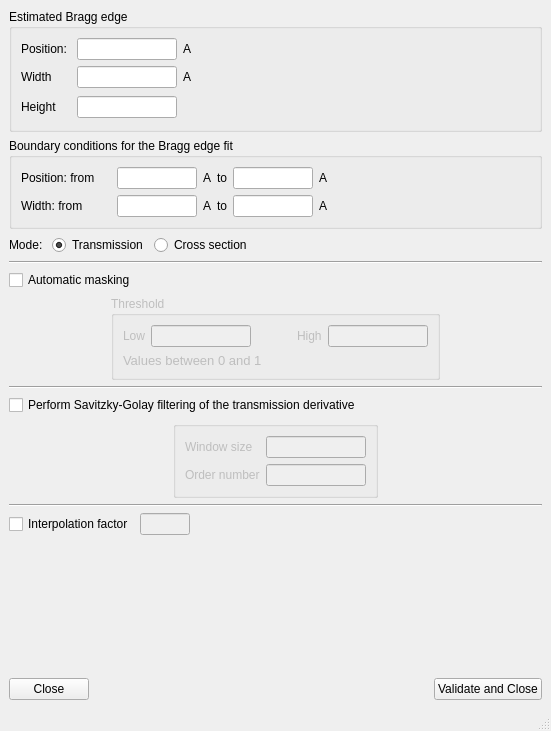
<?xml version="1.0" encoding="UTF-8"?>
<ui version="4.0">
 <class>MainWindow</class>
 <widget class="QMainWindow" name="MainWindow">
  <property name="geometry">
   <rect>
    <x>0</x>
    <y>0</y>
    <width>551</width>
    <height>731</height>
   </rect>
  </property>
  <property name="windowTitle">
   <string>MainWindow</string>
  </property>
  <widget class="QWidget" name="centralwidget">
   <layout class="QVBoxLayout" name="verticalLayout_4">
    <item>
     <widget class="QGroupBox" name="groupBox_2">
      <property name="title">
       <string>Estimated Bragg edge</string>
      </property>
      <layout class="QGridLayout" name="gridLayout_2">
       <item row="0" column="0">
        <widget class="QLabel" name="label_15">
         <property name="text">
          <string>Position: </string>
         </property>
        </widget>
       </item>
       <item row="0" column="1">
        <widget class="QLineEdit" name="estimated_bragg_edge_position_lineEdit">
         <property name="minimumSize">
          <size>
           <width>100</width>
           <height>0</height>
          </size>
         </property>
         <property name="maximumSize">
          <size>
           <width>100</width>
           <height>16777215</height>
          </size>
         </property>
        </widget>
       </item>
       <item row="0" column="2">
        <widget class="QLabel" name="position_label">
         <property name="text">
          <string>A</string>
         </property>
        </widget>
       </item>
       <item row="0" column="3">
        <spacer name="horizontalSpacer_11">
         <property name="orientation">
          <enum>Qt::Horizontal</enum>
         </property>
         <property name="sizeHint" stdset="0">
          <size>
           <width>126</width>
           <height>20</height>
          </size>
         </property>
        </spacer>
       </item>
       <item row="1" column="0">
        <widget class="QLabel" name="label_17">
         <property name="text">
          <string>Width</string>
         </property>
        </widget>
       </item>
       <item row="1" column="1">
        <widget class="QLineEdit" name="estimated_bragg_edge_width_lineEdit">
         <property name="minimumSize">
          <size>
           <width>100</width>
           <height>0</height>
          </size>
         </property>
         <property name="maximumSize">
          <size>
           <width>100</width>
           <height>16777215</height>
          </size>
         </property>
        </widget>
       </item>
       <item row="1" column="2">
        <widget class="QLabel" name="width_label">
         <property name="text">
          <string>A</string>
         </property>
        </widget>
       </item>
       <item row="1" column="3" rowspan="2">
        <spacer name="horizontalSpacer_12">
         <property name="orientation">
          <enum>Qt::Horizontal</enum>
         </property>
         <property name="sizeHint" stdset="0">
          <size>
           <width>126</width>
           <height>20</height>
          </size>
         </property>
        </spacer>
       </item>
       <item row="2" column="0" rowspan="2">
        <widget class="QLabel" name="label_19">
         <property name="text">
          <string>Height</string>
         </property>
        </widget>
       </item>
       <item row="2" column="1" rowspan="2">
        <widget class="QLineEdit" name="estimated_bragg_edge_height_lineEdit">
         <property name="minimumSize">
          <size>
           <width>100</width>
           <height>0</height>
          </size>
         </property>
         <property name="maximumSize">
          <size>
           <width>100</width>
           <height>16777215</height>
          </size>
         </property>
        </widget>
       </item>
       <item row="3" column="3">
        <spacer name="horizontalSpacer_13">
         <property name="orientation">
          <enum>Qt::Horizontal</enum>
         </property>
         <property name="sizeHint" stdset="0">
          <size>
           <width>126</width>
           <height>20</height>
          </size>
         </property>
        </spacer>
       </item>
      </layout>
     </widget>
    </item>
    <item>
     <widget class="QGroupBox" name="groupBox">
      <property name="title">
       <string>Boundary conditions for the Bragg edge fit</string>
      </property>
      <layout class="QVBoxLayout" name="verticalLayout_5">
       <item>
        <layout class="QHBoxLayout" name="horizontalLayout_3">
         <item>
          <widget class="QLabel" name="label_4">
           <property name="minimumSize">
            <size>
             <width>90</width>
             <height>0</height>
            </size>
           </property>
           <property name="maximumSize">
            <size>
             <width>90</width>
             <height>16777215</height>
            </size>
           </property>
           <property name="text">
            <string>Position: from</string>
           </property>
          </widget>
         </item>
         <item>
          <widget class="QLineEdit" name="boundary_position_from_lineEdit">
           <property name="minimumSize">
            <size>
             <width>80</width>
             <height>0</height>
            </size>
           </property>
           <property name="maximumSize">
            <size>
             <width>80</width>
             <height>16777215</height>
            </size>
           </property>
          </widget>
         </item>
         <item>
          <widget class="QLabel" name="position_from_label">
           <property name="text">
            <string>A</string>
           </property>
          </widget>
         </item>
         <item>
          <widget class="QLabel" name="label_9">
           <property name="text">
            <string>to</string>
           </property>
          </widget>
         </item>
         <item>
          <widget class="QLineEdit" name="boundary_position_to_lineEdit">
           <property name="minimumSize">
            <size>
             <width>80</width>
             <height>0</height>
            </size>
           </property>
           <property name="maximumSize">
            <size>
             <width>80</width>
             <height>16777215</height>
            </size>
           </property>
          </widget>
         </item>
         <item>
          <widget class="QLabel" name="position_to_label">
           <property name="text">
            <string>A</string>
           </property>
          </widget>
         </item>
         <item>
          <spacer name="horizontalSpacer_3">
           <property name="orientation">
            <enum>Qt::Horizontal</enum>
           </property>
           <property name="sizeHint" stdset="0">
            <size>
             <width>40</width>
             <height>20</height>
            </size>
           </property>
          </spacer>
         </item>
        </layout>
       </item>
       <item>
        <layout class="QHBoxLayout" name="horizontalLayout_10">
         <item>
          <widget class="QLabel" name="label_11">
           <property name="minimumSize">
            <size>
             <width>90</width>
             <height>0</height>
            </size>
           </property>
           <property name="maximumSize">
            <size>
             <width>90</width>
             <height>16777215</height>
            </size>
           </property>
           <property name="text">
            <string>Width: from</string>
           </property>
          </widget>
         </item>
         <item>
          <widget class="QLineEdit" name="boundary_width_from_lineEdit">
           <property name="minimumSize">
            <size>
             <width>80</width>
             <height>0</height>
            </size>
           </property>
           <property name="maximumSize">
            <size>
             <width>80</width>
             <height>16777215</height>
            </size>
           </property>
          </widget>
         </item>
         <item>
          <widget class="QLabel" name="width_from_label">
           <property name="text">
            <string>A</string>
           </property>
          </widget>
         </item>
         <item>
          <widget class="QLabel" name="label_13">
           <property name="text">
            <string>to</string>
           </property>
          </widget>
         </item>
         <item>
          <widget class="QLineEdit" name="boundary_width_to_lineEdit">
           <property name="minimumSize">
            <size>
             <width>80</width>
             <height>0</height>
            </size>
           </property>
           <property name="maximumSize">
            <size>
             <width>80</width>
             <height>16777215</height>
            </size>
           </property>
          </widget>
         </item>
         <item>
          <widget class="QLabel" name="width_to_label">
           <property name="text">
            <string>A</string>
           </property>
          </widget>
         </item>
         <item>
          <spacer name="horizontalSpacer_10">
           <property name="orientation">
            <enum>Qt::Horizontal</enum>
           </property>
           <property name="sizeHint" stdset="0">
            <size>
             <width>40</width>
             <height>20</height>
            </size>
           </property>
          </spacer>
         </item>
        </layout>
       </item>
      </layout>
     </widget>
    </item>
    <item>
     <layout class="QVBoxLayout" name="verticalLayout_2">
      <item>
       <layout class="QHBoxLayout" name="horizontalLayout_8">
        <item>
         <widget class="QLabel" name="label_5">
          <property name="text">
           <string>Mode: </string>
          </property>
         </widget>
        </item>
        <item>
         <layout class="QHBoxLayout" name="horizontalLayout_9">
          <item>
           <widget class="QRadioButton" name="transmission_mode_radioButton">
            <property name="text">
             <string>Transmission</string>
            </property>
            <property name="checked">
             <bool>true</bool>
            </property>
           </widget>
          </item>
          <item>
           <widget class="QRadioButton" name="cross_section_mode_radioButton">
            <property name="text">
             <string>Cross section</string>
            </property>
           </widget>
          </item>
          <item>
           <spacer name="horizontalSpacer_9">
            <property name="orientation">
             <enum>Qt::Horizontal</enum>
            </property>
            <property name="sizeHint" stdset="0">
             <size>
              <width>40</width>
              <height>20</height>
             </size>
            </property>
           </spacer>
          </item>
         </layout>
        </item>
       </layout>
      </item>
      <item>
       <widget class="Line" name="line_4">
        <property name="orientation">
         <enum>Qt::Horizontal</enum>
        </property>
       </widget>
      </item>
      <item>
       <widget class="QCheckBox" name="automatic_masking_checkBox">
        <property name="text">
         <string>Automatic masking</string>
        </property>
       </widget>
      </item>
      <item>
       <layout class="QHBoxLayout" name="horizontalLayout_2">
        <item>
         <spacer name="horizontalSpacer_2">
          <property name="orientation">
           <enum>Qt::Horizontal</enum>
          </property>
          <property name="sizeHint" stdset="0">
           <size>
            <width>40</width>
            <height>20</height>
           </size>
          </property>
         </spacer>
        </item>
        <item>
         <widget class="QGroupBox" name="threshold_groupBox">
          <property name="enabled">
           <bool>false</bool>
          </property>
          <property name="title">
           <string>Threshold</string>
          </property>
          <layout class="QVBoxLayout" name="verticalLayout">
           <item>
            <layout class="QHBoxLayout" name="horizontalLayout">
             <item>
              <widget class="QLabel" name="label">
               <property name="text">
                <string>Low</string>
               </property>
              </widget>
             </item>
             <item>
              <widget class="QLineEdit" name="low_threshold_lineEdit">
               <property name="minimumSize">
                <size>
                 <width>100</width>
                 <height>0</height>
                </size>
               </property>
               <property name="maximumSize">
                <size>
                 <width>100</width>
                 <height>16777215</height>
                </size>
               </property>
              </widget>
             </item>
             <item>
              <spacer name="horizontalSpacer">
               <property name="orientation">
                <enum>Qt::Horizontal</enum>
               </property>
               <property name="sizeHint" stdset="0">
                <size>
                 <width>40</width>
                 <height>20</height>
                </size>
               </property>
              </spacer>
             </item>
             <item>
              <widget class="QLabel" name="label_2">
               <property name="text">
                <string>High</string>
               </property>
              </widget>
             </item>
             <item>
              <widget class="QLineEdit" name="high_threshold_lineEdit">
               <property name="minimumSize">
                <size>
                 <width>100</width>
                 <height>0</height>
                </size>
               </property>
               <property name="maximumSize">
                <size>
                 <width>100</width>
                 <height>16777215</height>
                </size>
               </property>
              </widget>
             </item>
            </layout>
           </item>
           <item>
            <widget class="QLabel" name="label_3">
             <property name="font">
              <font>
               <pointsize>10</pointsize>
              </font>
             </property>
             <property name="text">
              <string>Values between 0 and 1</string>
             </property>
            </widget>
           </item>
          </layout>
         </widget>
        </item>
        <item>
         <spacer name="horizontalSpacer_6">
          <property name="orientation">
           <enum>Qt::Horizontal</enum>
          </property>
          <property name="sizeHint" stdset="0">
           <size>
            <width>40</width>
            <height>20</height>
           </size>
          </property>
         </spacer>
        </item>
       </layout>
      </item>
     </layout>
    </item>
    <item>
     <widget class="Line" name="line">
      <property name="orientation">
       <enum>Qt::Horizontal</enum>
      </property>
     </widget>
    </item>
    <item>
     <layout class="QVBoxLayout" name="verticalLayout_3">
      <item>
       <widget class="QCheckBox" name="perform_filtering_algorithm_checkBox">
        <property name="text">
         <string>Perform Savitzky-Golay filtering of the transmission derivative</string>
        </property>
       </widget>
      </item>
      <item>
       <layout class="QHBoxLayout" name="horizontalLayout_5">
        <item>
         <spacer name="horizontalSpacer_5">
          <property name="orientation">
           <enum>Qt::Horizontal</enum>
          </property>
          <property name="sizeHint" stdset="0">
           <size>
            <width>40</width>
            <height>20</height>
           </size>
          </property>
         </spacer>
        </item>
        <item>
         <widget class="QGroupBox" name="perform_filtering_algorithm_groupBox">
          <property name="enabled">
           <bool>false</bool>
          </property>
          <property name="title">
           <string/>
          </property>
          <layout class="QHBoxLayout" name="horizontalLayout_4">
           <item>
            <layout class="QGridLayout" name="gridLayout">
             <item row="0" column="0">
              <widget class="QLabel" name="label_7">
               <property name="text">
                <string>Window size</string>
               </property>
              </widget>
             </item>
             <item row="0" column="1">
              <widget class="QLineEdit" name="window_size_lineEdit">
               <property name="minimumSize">
                <size>
                 <width>100</width>
                 <height>0</height>
                </size>
               </property>
               <property name="maximumSize">
                <size>
                 <width>100</width>
                 <height>16777215</height>
                </size>
               </property>
              </widget>
             </item>
             <item row="1" column="0">
              <widget class="QLabel" name="label_8">
               <property name="text">
                <string>Order number</string>
               </property>
              </widget>
             </item>
             <item row="1" column="1">
              <widget class="QLineEdit" name="order_number_lineEdit">
               <property name="minimumSize">
                <size>
                 <width>100</width>
                 <height>0</height>
                </size>
               </property>
               <property name="maximumSize">
                <size>
                 <width>100</width>
                 <height>16777215</height>
                </size>
               </property>
              </widget>
             </item>
            </layout>
           </item>
          </layout>
         </widget>
        </item>
        <item>
         <spacer name="horizontalSpacer_4">
          <property name="orientation">
           <enum>Qt::Horizontal</enum>
          </property>
          <property name="sizeHint" stdset="0">
           <size>
            <width>40</width>
            <height>20</height>
           </size>
          </property>
         </spacer>
        </item>
       </layout>
      </item>
     </layout>
    </item>
    <item>
     <widget class="Line" name="line_3">
      <property name="orientation">
       <enum>Qt::Horizontal</enum>
      </property>
     </widget>
    </item>
    <item>
     <layout class="QHBoxLayout" name="horizontalLayout_6">
      <item>
       <widget class="QCheckBox" name="interpolation_factor_checkBox">
        <property name="text">
         <string>Interpolation factor</string>
        </property>
       </widget>
      </item>
      <item>
       <widget class="QLineEdit" name="interpolation_factor_lineEdit">
        <property name="enabled">
         <bool>false</bool>
        </property>
        <property name="minimumSize">
         <size>
          <width>50</width>
          <height>0</height>
         </size>
        </property>
        <property name="maximumSize">
         <size>
          <width>50</width>
          <height>16777215</height>
         </size>
        </property>
       </widget>
      </item>
      <item>
       <spacer name="horizontalSpacer_7">
        <property name="orientation">
         <enum>Qt::Horizontal</enum>
        </property>
        <property name="sizeHint" stdset="0">
         <size>
          <width>40</width>
          <height>20</height>
         </size>
        </property>
       </spacer>
      </item>
     </layout>
    </item>
    <item>
     <spacer name="verticalSpacer">
      <property name="orientation">
       <enum>Qt::Vertical</enum>
      </property>
      <property name="sizeHint" stdset="0">
       <size>
        <width>20</width>
        <height>102</height>
       </size>
      </property>
     </spacer>
    </item>
    <item>
     <layout class="QHBoxLayout" name="horizontalLayout_7">
      <item>
       <widget class="QPushButton" name="close_pushButton">
        <property name="text">
         <string>Close</string>
        </property>
       </widget>
      </item>
      <item>
       <spacer name="horizontalSpacer_8">
        <property name="orientation">
         <enum>Qt::Horizontal</enum>
        </property>
        <property name="sizeHint" stdset="0">
         <size>
          <width>40</width>
          <height>20</height>
         </size>
        </property>
       </spacer>
      </item>
      <item>
       <widget class="QPushButton" name="validate_changed_pushButton">
        <property name="text">
         <string>Validate and Close</string>
        </property>
       </widget>
      </item>
     </layout>
    </item>
   </layout>
  </widget>
  <widget class="QMenuBar" name="menubar">
   <property name="geometry">
    <rect>
     <x>0</x>
     <y>0</y>
     <width>551</width>
     <height>22</height>
    </rect>
   </property>
  </widget>
  <widget class="QStatusBar" name="statusbar"/>
 </widget>
 <resources/>
 <connections>
  <connection>
   <sender>automatic_masking_checkBox</sender>
   <signal>clicked(bool)</signal>
   <receiver>MainWindow</receiver>
   <slot>automatic_masking_clicked()</slot>
   <hints>
    <hint type="sourcelabel">
     <x>103</x>
     <y>344</y>
    </hint>
    <hint type="destinationlabel">
     <x>6</x>
     <y>38</y>
    </hint>
   </hints>
  </connection>
  <connection>
   <sender>perform_filtering_algorithm_checkBox</sender>
   <signal>clicked(bool)</signal>
   <receiver>MainWindow</receiver>
   <slot>perform_filtering_algorithm_clicked()</slot>
   <hints>
    <hint type="sourcelabel">
     <x>25</x>
     <y>489</y>
    </hint>
    <hint type="destinationlabel">
     <x>3</x>
     <y>235</y>
    </hint>
   </hints>
  </connection>
  <connection>
   <sender>interpolation_factor_checkBox</sender>
   <signal>clicked(bool)</signal>
   <receiver>MainWindow</receiver>
   <slot>interpolation_factor_clicked()</slot>
   <hints>
    <hint type="sourcelabel">
     <x>20</x>
     <y>635</y>
    </hint>
    <hint type="destinationlabel">
     <x>6</x>
     <y>374</y>
    </hint>
   </hints>
  </connection>
  <connection>
   <sender>close_pushButton</sender>
   <signal>clicked()</signal>
   <receiver>MainWindow</receiver>
   <slot>close()</slot>
   <hints>
    <hint type="sourcelabel">
     <x>47</x>
     <y>680</y>
    </hint>
    <hint type="destinationlabel">
     <x>550</x>
     <y>552</y>
    </hint>
   </hints>
  </connection>
  <connection>
   <sender>validate_changed_pushButton</sender>
   <signal>clicked()</signal>
   <receiver>MainWindow</receiver>
   <slot>validate_changes_clicked()</slot>
   <hints>
    <hint type="sourcelabel">
     <x>452</x>
     <y>677</y>
    </hint>
    <hint type="destinationlabel">
     <x>550</x>
     <y>515</y>
    </hint>
   </hints>
  </connection>
 </connections>
 <slots>
  <slot>automatic_masking_clicked()</slot>
  <slot>perform_filtering_algorithm_clicked()</slot>
  <slot>interpolation_factor_clicked()</slot>
  <slot>validate_changes_clicked()</slot>
 </slots>
</ui>
